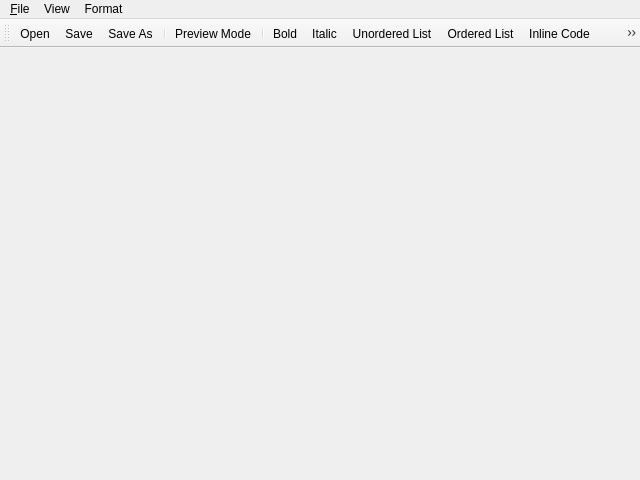
<?xml version="1.0" encoding="UTF-8"?>
<ui version="4.0">
 <class>MainWindow</class>
 <widget class="QMainWindow" name="MainWindow">
  <property name="geometry">
   <rect>
    <x>0</x>
    <y>0</y>
    <width>640</width>
    <height>480</height>
   </rect>
  </property>
  <property name="windowTitle">
   <string>Text Editor</string>
  </property>
  <widget class="QWidget" name="centralwidget"/>
  <widget class="QMenuBar" name="menubar">
   <property name="geometry">
    <rect>
     <x>0</x>
     <y>0</y>
     <width>640</width>
     <height>25</height>
    </rect>
   </property>
   <widget class="QMenu" name="menu_File">
    <property name="title">
     <string>&amp;File</string>
    </property>
    <addaction name="openFileAction"/>
    <addaction name="saveFileAction"/>
    <addaction name="saveFileAsAction"/>
    <addaction name="exportHtmlAction"/>
    <addaction name="closeAction"/>
   </widget>
   <widget class="QMenu" name="menuView">
    <property name="title">
     <string>View</string>
    </property>
    <addaction name="previewModeAction"/>
   </widget>
   <widget class="QMenu" name="menuFormat">
    <property name="title">
     <string>Format</string>
    </property>
    <addaction name="boldFmtAction"/>
    <addaction name="italicFmtAction"/>
    <addaction name="codeFmtAction"/>
    <addaction name="ulistFmtAction"/>
    <addaction name="olistFmtAction"/>
    <addaction name="linkFmtAction"/>
    <addaction name="imageFmtAction"/>
   </widget>
   <addaction name="menu_File"/>
   <addaction name="menuView"/>
   <addaction name="menuFormat"/>
  </widget>
  <widget class="QToolBar" name="toolBar">
   <property name="windowTitle">
    <string>toolBar</string>
   </property>
   <attribute name="toolBarArea">
    <enum>TopToolBarArea</enum>
   </attribute>
   <attribute name="toolBarBreak">
    <bool>false</bool>
   </attribute>
   <addaction name="openFileAction"/>
   <addaction name="saveFileAction"/>
   <addaction name="saveFileAsAction"/>
   <addaction name="separator"/>
   <addaction name="previewModeAction"/>
   <addaction name="separator"/>
   <addaction name="boldFmtAction"/>
   <addaction name="italicFmtAction"/>
   <addaction name="ulistFmtAction"/>
   <addaction name="olistFmtAction"/>
   <addaction name="codeFmtAction"/>
   <addaction name="linkFmtAction"/>
   <addaction name="imageFmtAction"/>
  </widget>
  <action name="openFileAction">
   <property name="icon">
    <iconset resource="resources.qrc">
     <normaloff>:/icons/open.png</normaloff>:/icons/open.png</iconset>
   </property>
   <property name="text">
    <string>Open</string>
   </property>
   <property name="shortcut">
    <string>Ctrl+O</string>
   </property>
  </action>
  <action name="saveFileAction">
   <property name="icon">
    <iconset resource="resources.qrc">
     <normaloff>:/icons/save.png</normaloff>:/icons/save.png</iconset>
   </property>
   <property name="text">
    <string>Save</string>
   </property>
   <property name="shortcut">
    <string>Ctrl+S</string>
   </property>
  </action>
  <action name="saveFileAsAction">
   <property name="icon">
    <iconset resource="resources.qrc">
     <normaloff>:/icons/save-as.png</normaloff>:/icons/save-as.png</iconset>
   </property>
   <property name="text">
    <string>Save As...</string>
   </property>
   <property name="shortcut">
    <string>Ctrl+Shift+S</string>
   </property>
  </action>
  <action name="exportHtmlAction">
   <property name="icon">
    <iconset resource="resources.qrc">
     <normaloff>:/icons/web.png</normaloff>:/icons/web.png</iconset>
   </property>
   <property name="text">
    <string>Export Html</string>
   </property>
  </action>
  <action name="closeAction">
   <property name="icon">
    <iconset resource="resources.qrc">
     <normaloff>:/icons/quit.png</normaloff>:/icons/quit.png</iconset>
   </property>
   <property name="text">
    <string>Quit</string>
   </property>
   <property name="shortcut">
    <string>Ctrl+Q</string>
   </property>
  </action>
  <action name="previewModeAction">
   <property name="checkable">
    <bool>true</bool>
   </property>
   <property name="icon">
    <iconset resource="resources.qrc">
     <normaloff>:/icons/preview.png</normaloff>:/icons/preview.png</iconset>
   </property>
   <property name="text">
    <string>Preview Mode</string>
   </property>
  </action>
  <action name="boldFmtAction">
   <property name="icon">
    <iconset resource="resources.qrc">
     <normaloff>:/icons/bold.png</normaloff>:/icons/bold.png</iconset>
   </property>
   <property name="text">
    <string>Bold</string>
   </property>
   <property name="shortcut">
    <string>Ctrl+B</string>
   </property>
  </action>
  <action name="italicFmtAction">
   <property name="icon">
    <iconset resource="resources.qrc">
     <normaloff>:/icons/italic.png</normaloff>:/icons/italic.png</iconset>
   </property>
   <property name="text">
    <string>Italic</string>
   </property>
   <property name="shortcut">
    <string>Ctrl+I</string>
   </property>
  </action>
  <action name="codeFmtAction">
   <property name="icon">
    <iconset resource="resources.qrc">
     <normaloff>:/icons/code.png</normaloff>:/icons/code.png</iconset>
   </property>
   <property name="text">
    <string>Inline Code</string>
   </property>
  </action>
  <action name="ulistFmtAction">
   <property name="icon">
    <iconset resource="resources.qrc">
     <normaloff>:/icons/bullet.png</normaloff>:/icons/bullet.png</iconset>
   </property>
   <property name="text">
    <string>Unordered List</string>
   </property>
  </action>
  <action name="olistFmtAction">
   <property name="icon">
    <iconset resource="resources.qrc">
     <normaloff>:/icons/number.png</normaloff>:/icons/number.png</iconset>
   </property>
   <property name="text">
    <string>Ordered List</string>
   </property>
  </action>
  <action name="linkFmtAction">
   <property name="icon">
    <iconset resource="resources.qrc">
     <normaloff>:/icons/link.png</normaloff>:/icons/link.png</iconset>
   </property>
   <property name="text">
    <string>Insert Link</string>
   </property>
  </action>
  <action name="imageFmtAction">
   <property name="icon">
    <iconset resource="resources.qrc">
     <normaloff>:/icons/image.png</normaloff>:/icons/image.png</iconset>
   </property>
   <property name="text">
    <string>Insert Image</string>
   </property>
  </action>
 </widget>
 <resources>
  <include location="resources.qrc"/>
 </resources>
 <connections/>
</ui>
